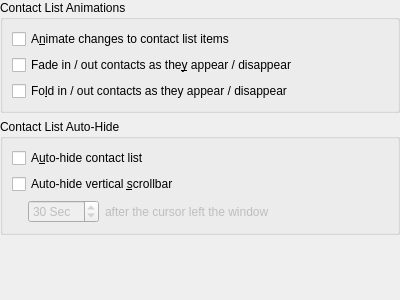
<ui version="4.0" >
 <class>AppearanceConfig_Advanced</class>
 <widget class="QWidget" name="AppearanceConfig_Advanced" >
  <property name="geometry" >
   <rect>
    <x>0</x>
    <y>0</y>
    <width>400</width>
    <height>300</height>
   </rect>
  </property>
  <property name="windowTitle" >
   <string>Contact List Advanced</string>
  </property>
  <layout class="QVBoxLayout" >
   <property name="leftMargin" >
    <number>0</number>
   </property>
   <property name="topMargin" >
    <number>0</number>
   </property>
   <property name="rightMargin" >
    <number>0</number>
   </property>
   <property name="bottomMargin" >
    <number>0</number>
   </property>
   <item>
    <widget class="QGroupBox" name="groupBox_3" >
     <property name="title" >
      <string>Contact List Animations</string>
     </property>
     <layout class="QGridLayout" >
      <property name="leftMargin" >
       <number>9</number>
      </property>
      <property name="topMargin" >
       <number>9</number>
      </property>
      <property name="rightMargin" >
       <number>9</number>
      </property>
      <property name="bottomMargin" >
       <number>9</number>
      </property>
      <property name="horizontalSpacing" >
       <number>6</number>
      </property>
      <property name="verticalSpacing" >
       <number>6</number>
      </property>
      <item row="2" column="0" >
       <widget class="QCheckBox" name="kcfg_contactListFolding" >
        <property name="sizePolicy" >
         <sizepolicy vsizetype="Fixed" hsizetype="Preferred" >
          <horstretch>0</horstretch>
          <verstretch>0</verstretch>
         </sizepolicy>
        </property>
        <property name="text" >
         <string>Fo&amp;ld in / out contacts as they appear / disappear</string>
        </property>
       </widget>
      </item>
      <item row="1" column="0" >
       <widget class="QCheckBox" name="kcfg_contactListFading" >
        <property name="sizePolicy" >
         <sizepolicy vsizetype="Fixed" hsizetype="Preferred" >
          <horstretch>0</horstretch>
          <verstretch>0</verstretch>
         </sizepolicy>
        </property>
        <property name="text" >
         <string>Fade in / out contacts as the&amp;y appear / disappear</string>
        </property>
       </widget>
      </item>
      <item row="0" column="0" >
       <widget class="QCheckBox" name="kcfg_contactListAnimateChange" >
        <property name="sizePolicy" >
         <sizepolicy vsizetype="Fixed" hsizetype="Preferred" >
          <horstretch>0</horstretch>
          <verstretch>0</verstretch>
         </sizepolicy>
        </property>
        <property name="text" >
         <string>A&amp;nimate changes to contact list items</string>
        </property>
       </widget>
      </item>
     </layout>
    </widget>
   </item>
   <item>
    <widget class="QGroupBox" name="groupBox_4" >
     <property name="title" >
      <string>Contact List Auto-Hide</string>
     </property>
     <layout class="QVBoxLayout" >
      <property name="spacing" >
       <number>6</number>
      </property>
      <property name="leftMargin" >
       <number>9</number>
      </property>
      <property name="topMargin" >
       <number>9</number>
      </property>
      <property name="rightMargin" >
       <number>9</number>
      </property>
      <property name="bottomMargin" >
       <number>9</number>
      </property>
      <item>
       <widget class="QCheckBox" name="kcfg_contactListAutoHide" >
        <property name="sizePolicy" >
         <sizepolicy vsizetype="Fixed" hsizetype="Preferred" >
          <horstretch>0</horstretch>
          <verstretch>0</verstretch>
         </sizepolicy>
        </property>
        <property name="text" >
         <string>A&amp;uto-hide contact list</string>
        </property>
       </widget>
      </item>
      <item>
       <widget class="QCheckBox" name="kcfg_contactListAutoHideVScroll" >
        <property name="sizePolicy" >
         <sizepolicy vsizetype="Fixed" hsizetype="Preferred" >
          <horstretch>0</horstretch>
          <verstretch>0</verstretch>
         </sizepolicy>
        </property>
        <property name="whatsThis" >
         <string>Since vertical scrollbars occupy space, we introduced this auto-hide feature. The vertical scrollbar will not be available until you move your mouse over the contact list.&lt;br>
(&lt;b>Disabled&lt;/b> if "&lt;b>Hide vertical scrollbar&lt;/b>" option is selected above.)</string>
        </property>
        <property name="text" >
         <string>Auto-hide vertical &amp;scrollbar</string>
        </property>
       </widget>
      </item>
      <item>
       <layout class="QHBoxLayout" >
        <property name="spacing" >
         <number>6</number>
        </property>
        <property name="leftMargin" >
         <number>0</number>
        </property>
        <property name="topMargin" >
         <number>0</number>
        </property>
        <property name="rightMargin" >
         <number>0</number>
        </property>
        <property name="bottomMargin" >
         <number>0</number>
        </property>
        <item>
         <spacer>
          <property name="orientation" >
           <enum>Qt::Horizontal</enum>
          </property>
          <property name="sizeType" >
           <enum>QSizePolicy::Fixed</enum>
          </property>
          <property name="sizeHint" >
           <size>
            <width>16</width>
            <height>16</height>
           </size>
          </property>
         </spacer>
        </item>
        <item>
         <widget class="QSpinBox" name="kcfg_contactListAutoHideTimeout" >
          <property name="enabled" >
           <bool>false</bool>
          </property>
          <property name="sizePolicy" >
           <sizepolicy vsizetype="Fixed" hsizetype="Maximum" >
            <horstretch>0</horstretch>
            <verstretch>0</verstretch>
           </sizepolicy>
          </property>
          <property name="whatsThis" >
           <string>The timeout value for both contact list and scrollbar auto-hiding.</string>
          </property>
          <property name="suffix" >
           <string> Sec</string>
          </property>
          <property name="minimum" >
           <number>3</number>
          </property>
          <property name="maximum" >
           <number>300</number>
          </property>
          <property name="value" >
           <number>30</number>
          </property>
         </widget>
        </item>
        <item>
         <widget class="QLabel" name="textLabel1" >
          <property name="enabled" >
           <bool>false</bool>
          </property>
          <property name="text" >
           <string>after the cursor left the window</string>
          </property>
         </widget>
        </item>
       </layout>
      </item>
     </layout>
    </widget>
   </item>
   <item>
    <spacer>
     <property name="orientation" >
      <enum>Qt::Vertical</enum>
     </property>
     <property name="sizeHint" >
      <size>
       <width>20</width>
       <height>40</height>
      </size>
     </property>
    </spacer>
   </item>
  </layout>
 </widget>
 <resources/>
 <connections/>
</ui>
